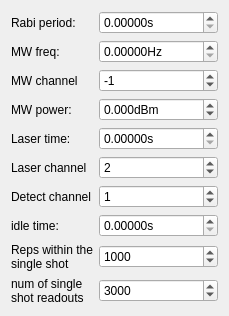
            <widget class="QWidget" name="tab_3">
             <attribute name="title">
              <string>Nuclear Spin</string>
             </attribute>
             <layout class="QGridLayout" name="gridLayout_27">
              <item row="0" column="1">
               <widget class="ScienDSpinBox" name="align_2d_nuclear_rabi_periode_DSpinBox">
                <property name="suffix">
                 <string>s</string>
                </property>
                <property name="decimals">
                 <number>5</number>
                </property>
                <property name="maximum">
                 <double>1000000.000000000000000</double>
                </property>
                <property name="value">
                 <double>0.000000000000000</double>
                </property>
               </widget>
              </item>
              <item row="8" column="0">
               <widget class="QLabel" name="label_31">
                <property name="text">
                 <string>idle time:</string>
                </property>
               </widget>
              </item>
              <item row="0" column="0">
               <widget class="QLabel" name="label_25">
                <property name="toolTip">
                 <string>&lt;html&gt;&lt;head/&gt;&lt;body&gt;&lt;p&gt;The Rabi period must be long enough to be frequency specific on one of the hyperfine tranisitions, i.e. the pi pulse (half of the rabi period) should be longer than 700ns.&lt;/p&gt;&lt;/body&gt;&lt;/html&gt;</string>
                </property>
                <property name="text">
                 <string>Rabi period:</string>
                </property>
               </widget>
              </item>
              <item row="1" column="1">
               <widget class="ScienDSpinBox" name="align_2d_nuclear_mw_freq_DSpinBox">
                <property name="suffix">
                 <string>Hz</string>
                </property>
                <property name="decimals">
                 <number>5</number>
                </property>
                <property name="maximum">
                 <double>10000000.000000000000000</double>
                </property>
                <property name="value">
                 <double>0.000000000000000</double>
                </property>
               </widget>
              </item>
              <item row="4" column="1">
               <widget class="ScienDSpinBox" name="align_2d_nuclear_laser_time_DSpinBox">
                <property name="suffix">
                 <string>s</string>
                </property>
                <property name="decimals">
                 <number>5</number>
                </property>
                <property name="maximum">
                 <double>1000000000.000000000000000</double>
                </property>
                <property name="value">
                 <double>0.000000000000000</double>
                </property>
               </widget>
              </item>
              <item row="2" column="0">
               <widget class="QLabel" name="label_27">
                <property name="toolTip">
                 <string>&lt;html&gt;&lt;head/&gt;&lt;body&gt;&lt;p&gt;Channels are currently selected like:&lt;br/&gt;negative numbers are analog channels, positive are digital channels, zero is not used.&lt;/p&gt;&lt;/body&gt;&lt;/html&gt;</string>
                </property>
                <property name="text">
                 <string>MW channel</string>
                </property>
               </widget>
              </item>
              <item row="1" column="0">
               <widget class="QLabel" name="label_26">
                <property name="toolTip">
                 <string>&lt;html&gt;&lt;head/&gt;&lt;body&gt;&lt;p&gt;That must be one of the frequencies of the hyperfine transitions.&lt;/p&gt;&lt;/body&gt;&lt;/html&gt;</string>
                </property>
                <property name="text">
                 <string>MW freq:</string>
                </property>
               </widget>
              </item>
              <item row="4" column="0">
               <widget class="QLabel" name="label_28">
                <property name="text">
                 <string>Laser time:</string>
                </property>
               </widget>
              </item>
              <item row="7" column="0">
               <widget class="QLabel" name="label_30">
                <property name="text">
                 <string>Detect channel</string>
                </property>
               </widget>
              </item>
              <item row="2" column="1">
               <widget class="ScienSpinBox" name="align_2d_nuclear_mw_channel_SpinBox">
                <property name="minimum">
                 <number>-10</number>
                </property>
                <property name="maximum">
                 <number>10</number>
                </property>
                <property name="value">
                 <number>-1</number>
                </property>
               </widget>
              </item>
              <item row="8" column="1">
               <widget class="QDoubleSpinBox" name="align_2d_nuclear_idle_time_DSpinBox">
                <property name="suffix">
                 <string>s</string>
                </property>
                <property name="decimals">
                 <number>5</number>
                </property>
                <property name="maximum">
                 <double>100000000.000000000000000</double>
                </property>
                <property name="value">
                 <double>0.000000000000000</double>
                </property>
               </widget>
              </item>
              <item row="6" column="0">
               <widget class="QLabel" name="label_29">
                <property name="text">
                 <string>Laser channel</string>
                </property>
               </widget>
              </item>
              <item row="6" column="1">
               <widget class="ScienSpinBox" name="align_2d_nuclear_laser_channel_SpinBox">
                <property name="minimum">
                 <number>-10</number>
                </property>
                <property name="maximum">
                 <number>10</number>
                </property>
                <property name="value">
                 <number>2</number>
                </property>
               </widget>
              </item>
              <item row="7" column="1">
               <widget class="ScienSpinBox" name="align_2d_nuclear_detect_channel_SpinBox">
                <property name="minimum">
                 <number>-10</number>
                </property>
                <property name="maximum">
                 <number>10</number>
                </property>
                <property name="value">
                 <number>1</number>
                </property>
               </widget>
              </item>
              <item row="10" column="0">
               <widget class="QLabel" name="label_33">
                <property name="toolTip">
                 <string>&lt;html&gt;&lt;head/&gt;&lt;body&gt;&lt;p&gt;How many times a single shot measurement is recorded to obtain a proper statistics, where the relavant parameters can be extracted.&lt;/p&gt;&lt;/body&gt;&lt;/html&gt;</string>
                </property>
                <property name="lineWidth">
                 <number>0</number>
                </property>
                <property name="text">
                 <string>&lt;html&gt;&lt;head/&gt;&lt;body&gt;&lt;p&gt;num of single&lt;br/&gt;shot readouts&lt;/p&gt;&lt;/body&gt;&lt;/html&gt;</string>
                </property>
               </widget>
              </item>
              <item row="9" column="1">
               <widget class="ScienSpinBox" name="align_2d_nuclear_reps_within_ssr_SpinBox">
                <property name="maximum">
                 <number>100000000</number>
                </property>
                <property name="value">
                 <number>1000</number>
                </property>
               </widget>
              </item>
              <item row="9" column="0">
               <widget class="QLabel" name="label_32">
                <property name="toolTip">
                 <string>&lt;html&gt;&lt;head/&gt;&lt;body&gt;&lt;p&gt;The number of runs within one measurement point in the gated counter.&lt;br/&gt;That number depends on the T1 time of the nuclear spin.&lt;/p&gt;&lt;/body&gt;&lt;/html&gt;</string>
                </property>
                <property name="text">
                 <string>&lt;html&gt;&lt;head/&gt;&lt;body&gt;&lt;p&gt;Reps within the&lt;br/&gt;single shot&lt;/p&gt;&lt;/body&gt;&lt;/html&gt;</string>
                </property>
               </widget>
              </item>
              <item row="10" column="1">
               <widget class="ScienSpinBox" name="align_2d_nuclear_num_of_ssr_SpinBox">
                <property name="maximum">
                 <number>10000000</number>
                </property>
                <property name="value">
                 <number>3000</number>
                </property>
               </widget>
              </item>
              <item row="3" column="1">
               <widget class="ScienDSpinBox" name="align_2d_nuclear_mw_power_DSpinBox">
                <property name="suffix">
                 <string>dBm</string>
                </property>
                <property name="decimals">
                 <number>3</number>
                </property>
                <property name="minimum">
                 <double>-100.000000000000000</double>
                </property>
                <property name="maximum">
                 <double>100.000000000000000</double>
                </property>
               </widget>
              </item>
              <item row="3" column="0">
               <widget class="QLabel" name="label_34">
                <property name="text">
                 <string>MW power:</string>
                </property>
               </widget>
              </item>
             </layout>
            </widget>
